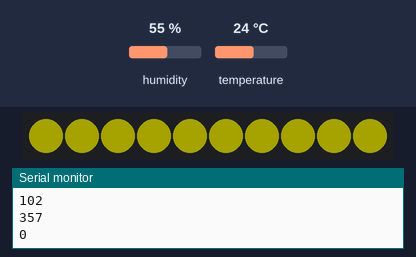
Simulated run of this sketch. Board: Arduino Uno, built with avr-gcc and run on an emulated ATmega328P. On the bench: 10 RGB LEDs in strip order, left to right, the last lines printed to the serial monitor. The test bench sets the inputs (shaded band); at power-on: temperature 24 °C, humidity 55 %. Dim RGB values are drawn brighter than linear.

Above: at 4.9 s.
5.0 s: temperature set to 12 °C
At 7.0 s:
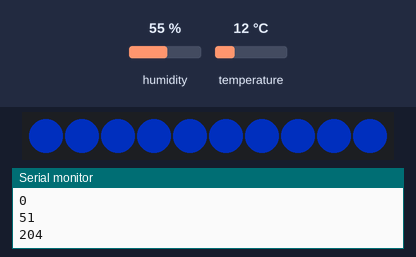
8.1 s: temperature set to 19 °C
At 9.5 s:
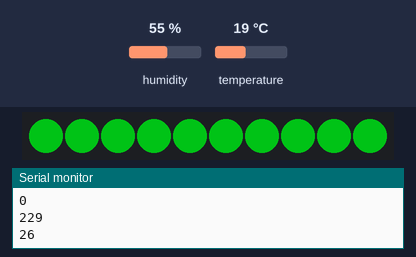
11.2 s: temperature set to 33 °C
At 13.4 s:
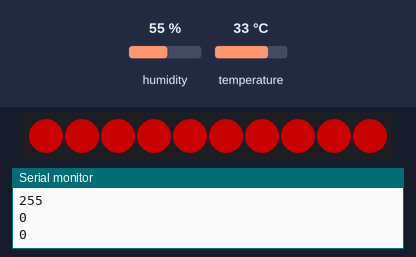
Timing chart, 0 to 14.9 s (numbered marks = the images above; inputs shaded):
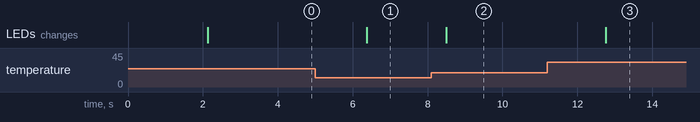

The sketch:

leds_dht_2.ino
```cpp
#include "DHT.h"
#define DHTPIN 2
#define DHTTYPE DHT11
DHT dht(DHTPIN, DHTTYPE);

#include <Adafruit_NeoPixel.h>
#define LED_PIN 6
#define LED_COUNT 10

Adafruit_NeoPixel strip(LED_COUNT, LED_PIN, NEO_GRB + NEO_KHZ800);

int r(float t)
{
  if(t<20) return 0;
  if(t>30) return 255;

  return map(t, 20, 30, 0, 255);
}

int g(float t)
{
  if(t<10) return 0;
  if(t>30) return 0;

  return map(t, 10, 20, 0, 255);
  return map(t, 20, 30, 255, 0);
}

int b(float t)
{
  if(t<10) return 255;
  if(t>20) return 0;

  return map(t, 10, 20, 255, 0);
}


void setup() {

  Serial.begin(9600);
  dht.begin();

  strip.begin();
  strip.show();
  strip.setBrightness(100);

}

void loop() {
  delay(2000);

  float t = dht.readTemperature();
  Serial.print(" Temperature: ");
  Serial.print(t);
  Serial.println("°C");
  delay(100);

  int red = r(t);
  int green = g(t);
  int blue = b(t);

  Serial.println(red);
  Serial.println(green);
  Serial.println(blue);


  strip.fill(strip.Color(red, green, blue), 0, 10);

  strip.show();


}
```

Measured:
- after the input at 5.0 s, the LEDs: change after 1.4 s (image 1)
- after the input at 8.1 s, the LEDs: change after 0.40 s (image 2)
- after the input at 11.2 s, the LEDs: change after 1.6 s (image 3)
